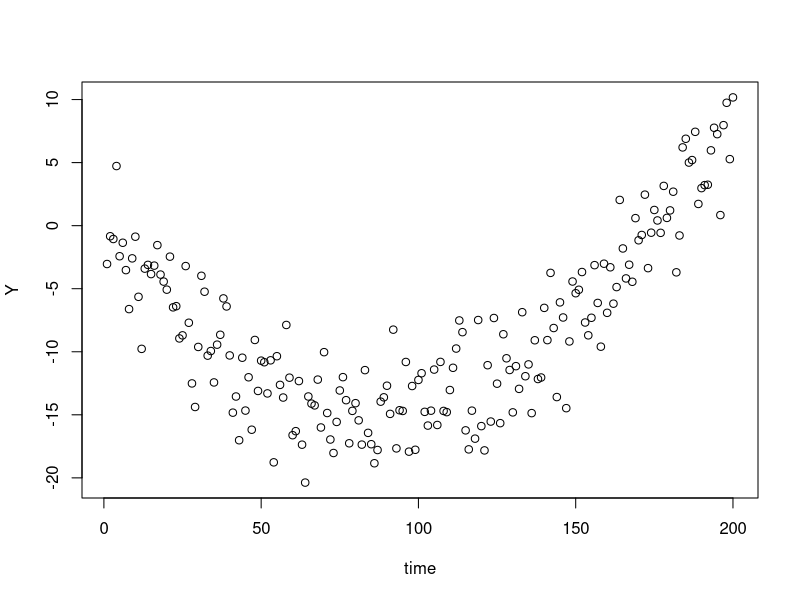
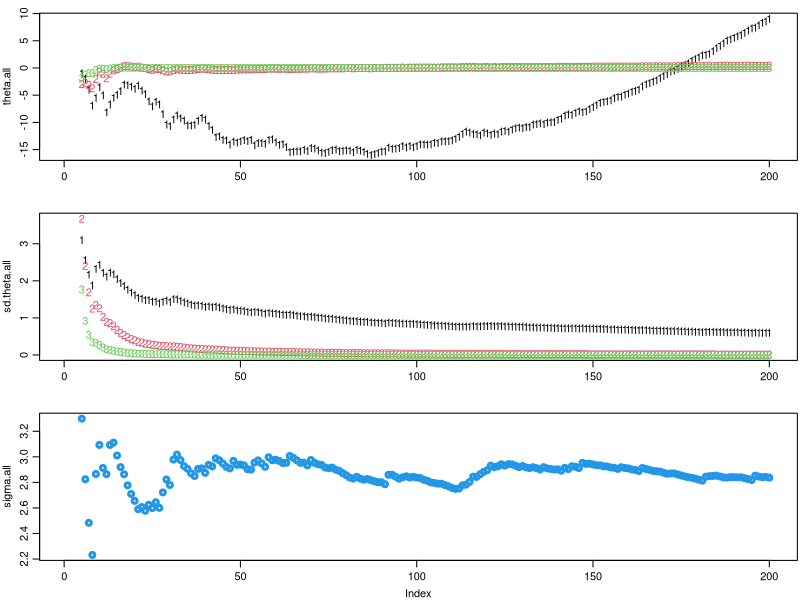
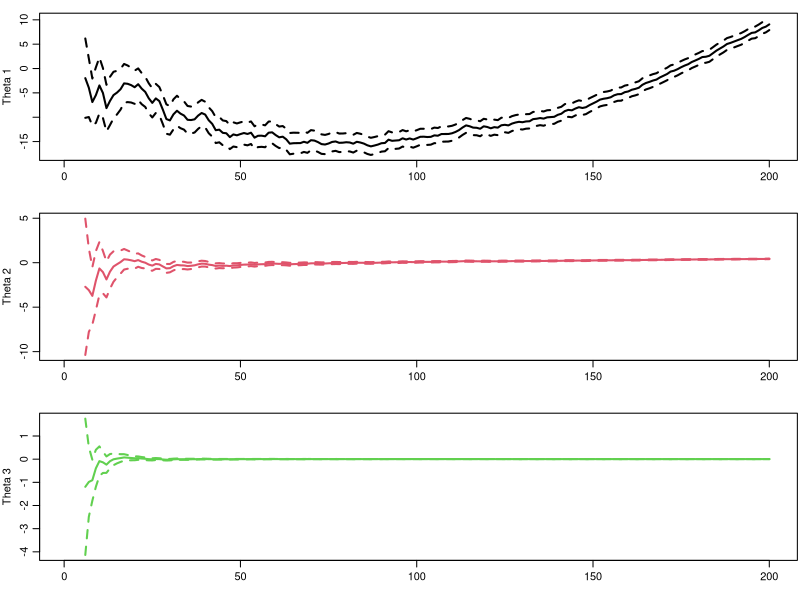
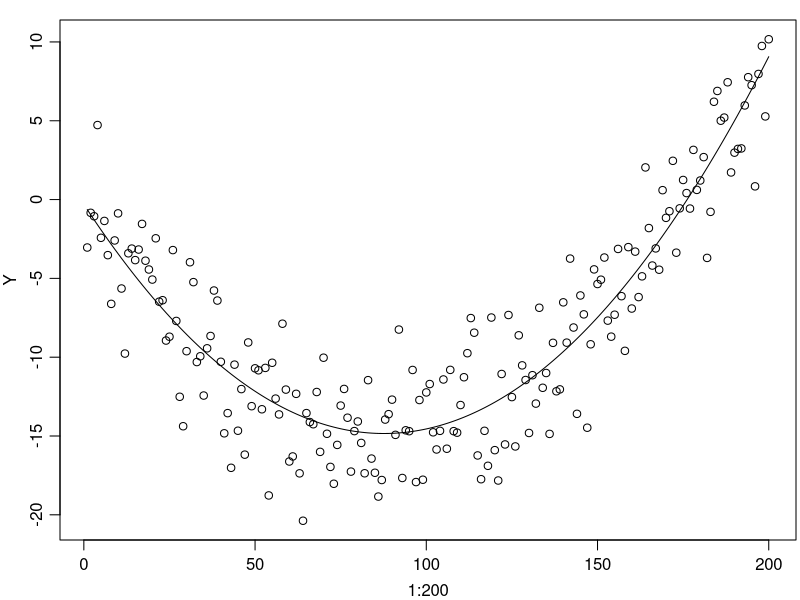

Write R code to recreate these figures, in order.
## Sample solution to addon exercise in week 3
## Lasse Engbo Christiansen

## A) Simulating data
time <- 1:200
Y <- 2e-3*(time)^2 - .35*time+ rnorm(200,mean = 0, sd= 3)
plot(time, Y)

## B) Specify a suitable global trend model for the data.

# Quadratic trend model ...Eq. 3.84 ... f(j) = c(1, j, j^2/2)
f <- function(j) rbind(1, j, j^2/2)
L <- matrix(c(1,1,0.5, 0,1,1, 0,0,1),ncol=3)
LInv <- solve(L)

## C) How many observations are needed before an estimate of theta 
##    can be obtained.

# 3 parameters so at 3 observations are needed to estimate theta ... 
# however one more is needed to get an estimate of the uncertainty.

## D) Make recursive estimation of the parameters. 
##    Plot the estimated parameters over time (Include a measure of uncertainty). 
##    Hint: Skip estimating for the first 5 observations.

n <- length(Y)
init <- 5
## FNinit & hNinit (First observations)
F <- matrix(0, nrow=3, ncol=3)
h <- matrix(0,nrow=3,ncol=1)
for (j in 0:(init-1)){
  F <- F + f(-j)%*%t(f(-j))
  h <- h + f(-j)*Y[init-j]
}

## Allocating space
p <- length(h)
theta.all <- matrix(NA,ncol=p, nrow=n)
sigma.all <- rep(NA, n)
sd.theta.all <- matrix(NA,ncol=p, nrow=n)
## Solving at time init
theta.hat <- solve(F, h)
theta.all[init,] <- solve(F, h)
epsilon <- Y[1:init] - cbind(1, -(init-1):0, (-(init-1):0)^2/2) %*% theta.hat
sigma.all[init] <- sqrt(sum(epsilon^2)/(init - p))
sd.theta.all[init,] <- sigma.all[init] * sqrt(diag(solve(F)))

## Looping over the remaining observations
for (i in (init+1):n){
  F <- F + f(- (i-1)) %*% t(f(- (i-1)))
  h <- LInv %*% h + f(0)*Y[i]
  theta.hat <-  solve(F, h)  
  theta.all[i,] <- theta.hat

  ## Adding uncertainty information
  ## Two options for estimating sigma: 
  ## A) using latest theta (Best) or B) updating previous estimate (Least calculations)
  ## A)
  epsilon <- Y[1:i] - cbind(1, -(i-1):0, (-(i-1):0)^2/2) %*% theta.hat
  sigma.all[i] <- sqrt(sum(epsilon^2)/(i - p))
  ## B)
  # sigma.all[i] <- sqrt( (sigma.all[i-1]^2*(i-1-p) + (Y[i]-theta.hat[1])^2)/(i - p) )
  ## Estimating s.d. of estimated parameters
  sd.theta.all[i,] <- sigma.all[i] * sqrt(diag(solve(F)))
}
## From looking at the following:
par(mfrow=c(3,1), mar=c(3,3,1,0.2),mgp=c(2,0.7,0))
matplot(theta.all)
matplot(sd.theta.all)
plot(sigma.all,col=4,lwd=3)
## Then it is suggested to make individual plots for each parameter
t.quan <- qt(p = 0.975, df=(1:n)-p ) # Does produce Not-a-Number
t.quan[1:init] <- NA

par(mfrow=c(3,1), mar=c(3,3,1,0.2),mgp=c(2,0.7,0))
for (th in 1:3)
  matplot(theta.all[,th] + t.quan * cbind(0,-sd.theta.all[,th],sd.theta.all[,th]), type="l",lty=c(1,2,2),lwd=2,col=th,ylab=paste("Theta",th))

## E) Compare the last estimate of theta with a general linear model estimation
lm1 <- lm(Y ~ time + I(time^2))
summary(lm1)
lm2 <- update(lm1, .~.-1)
summary(lm2)
theta.all[n,]
## Well not that easy to compare ... trying again with shifted time
lm1t <- lm(Y ~ I(time-n) + I((time-n)^2))
summary(lm1t)
## Same model but: Much easier ... note the (expected) factor 2 difference 
## for the third parameter.



##  
theta.hat
XN <- cbind(1,-199:0, (-199:0)^2/2)
yhat <- XN%*%theta.hat
par(mfrow=c(1,1))
plot(1:200,Y)
lines(1:200,yhat)
